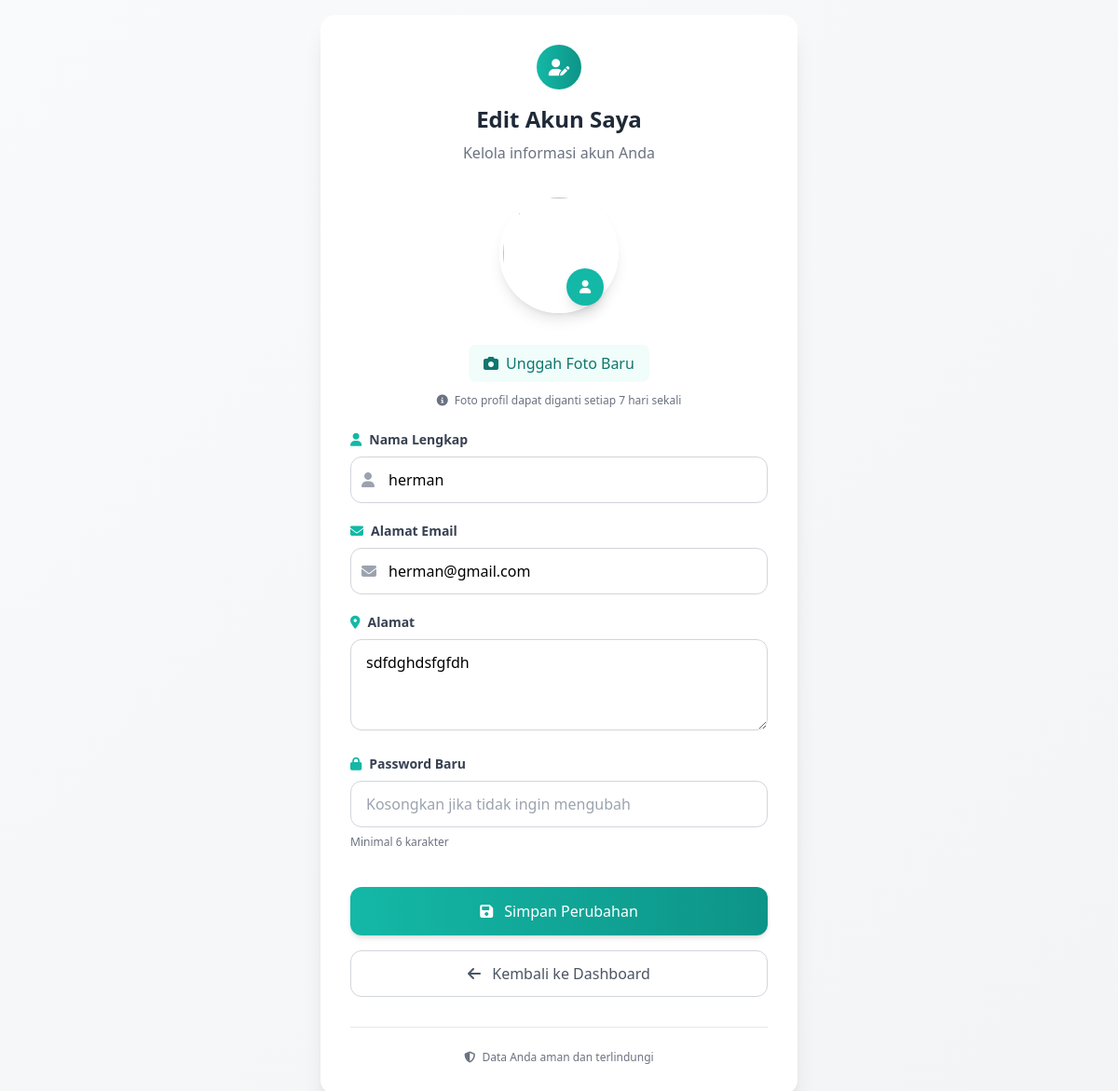
The app's page /superadmin/edit_akun.php?id=7 (signed in) with its own data.
### tables this page shows
CREATE TABLE `users` (
  `id_user` int(11) NOT NULL,
  `nik` char(16) NOT NULL,
  `nama` varchar(100) NOT NULL,
  `email` varchar(100) DEFAULT NULL,
  `image` varchar(255) NOT NULL,
  `password` varchar(255) NOT NULL,
  `role` enum('super_admin','penjual','pembeli') NOT NULL,
  `status` enum('online','offline','nonaktif') DEFAULT 'offline',
  `last_activity` datetime DEFAULT NULL,
  `created_at` timestamp NOT NULL DEFAULT current_timestamp(),
  `updated_at` timestamp NOT NULL DEFAULT current_timestamp() ON UPDATE current_timestamp(),
  `alamat` varchar(255) NOT NULL,
  `last_photo_update` datetime DEFAULT NULL,
  `reset_token` varchar(255) DEFAULT NULL,
  `reset_expired` datetime DEFAULT NULL,
  `norek` varchar(50) DEFAULT NULL,
  `nama_bank` varchar(50) DEFAULT NULL,
  `qris` varchar(255) DEFAULT NULL
);

### superadmin/edit_akun.php (the view, shortened to what this page needs)
<?php
require '../auth/connection.php';
if ($_SESSION['role'] === 'super_admin') {
    $id_user = $_GET['id'] ?? null;
} else {
    $id_user = $_SESSION['id_user'];
}
if ($_SESSION['role'] === 'super_admin') {
    $data = mysqli_query($conn, "
        SELECT * FROM users
        WHERE id_user='$id_user'
        AND role='penjual'
    ");
} else {
    $data = mysqli_query($conn, "
        SELECT * FROM users
        WHERE id_user='$id_user'
    ");
}
$user = mysqli_fetch_assoc($data);
$bolehGantiImage = true;
?>
<!DOCTYPE html>
<html lang="id">
<head>
    <script src="https://cdn.tailwindcss.com"></script>
    <link rel="stylesheet" href="https://cdnjs.cloudflare.com/ajax/libs/font-awesome/6.4.0/css/all.min.css">
</head>
<body class="bg-gradient-to-br from-gray-50 to-gray-100 min-h-screen flex items-center justify-center p-4">
<div class="bg-white p-8 rounded-2xl shadow-xl w-full max-w-lg animate-fade-in">
    <div class="text-center mb-8">
        <div class="inline-flex items-center justify-center w-12 h-12 rounded-full bg-gradient-to-r from-primary-500 to-primary-600 text-white mb-4">
            <i class="fas fa-user-edit text-lg"></i>
        </div>
        <h2 class="text-2xl font-bold text-gray-800">Edit Akun Saya</h2>
        <p class="text-gray-500 mt-2">Kelola informasi akun Anda</p>
    </div>
    <form method="POST" enctype="multipart/form-data" class="space-y-6">
        <div class="text-center space-y-4">
            <div class="relative inline-block">
                <div class="relative">
                    <img src="<?= $user['image'] ?: '../assets/default_user.png' ?>"
                         class="w-32 h-32 rounded-full mx-auto object-cover border-4 border-white shadow-lg">
                    <div class="absolute bottom-2 right-4 w-10 h-10 rounded-full bg-primary-500 flex items-center justify-center text-white shadow-lg">
                        <i class="fas fa-user text-sm"></i>
                    </div>
                </div>
            </div>
            <div class="pt-2">
                <?php if ($bolehGantiImage): ?>
                    <label class="cursor-pointer inline-flex items-center px-4 py-2 bg-primary-50 hover:bg-primary-100 text-primary-700 rounded-lg transition duration-200">
                        <i class="fas fa-camera mr-2"></i>
                        <span>Unggah Foto Baru</span>
                    </label>
                    <p class="text-xs text-gray-500 mt-3">
                        <i class="fas fa-info-circle mr-1"></i>
                        Foto profil dapat diganti setiap 7 hari sekali
                    </p>
                <?php endif; ?>
            </div>
        </div>
        <div class="space-y-5">
            <div class="space-y-2">
                <label class="text-sm font-semibold text-gray-700 flex items-center">
                    <i class="fas fa-user text-primary-500 mr-2 text-sm"></i>
                    Nama Lengkap
                </label>
                <div class="relative">
                    <div class="absolute inset-y-0 left-0 pl-3 flex items-center pointer-events-none">
                    </div>
                    <input type="text" name="nama" value="<?= htmlspecialchars($user['nama']) ?>"
                           class="w-full pl-10 pr-4 py-3 border border-gray-300 rounded-xl focus:border-primary-500 focus:ring-2 focus:ring-primary-200 transition duration-200"
                           placeholder="Masukkan nama lengkap" required>
                </div>
            </div>
            <div class="space-y-2">
                <label class="text-sm font-semibold text-gray-700 flex items-center">
                    <i class="fas fa-envelope text-primary-500 mr-2 text-sm"></i>
                    Alamat Email
                </label>
                <div class="relative">
                    <div class="absolute inset-y-0 left-0 pl-3 flex items-center pointer-events-none">
                    </div>
                    <input type="email" name="email" value="<?= htmlspecialchars($user['email']) ?>"
                           class="w-full pl-10 pr-4 py-3 border border-gray-300 rounded-xl focus:border-primary-500 focus:ring-2 focus:ring-primary-200 transition duration-200"
                           placeholder="contoh@email.com" required>
                </div>
            </div>
<div class="space-y-2">
    <label class="text-sm font-semibold text-gray-700 flex items-center">
        <i class="fas fa-map-marker-alt text-primary-500 mr-2 text-sm"></i>
        Alamat
    </label>
    <textarea name="alamat" rows="3"
        class="w-full px-4 py-3 border border-gray-300 rounded-xl focus:border-primary-500 focus:ring-2 focus:ring-primary-200 transition duration-200"
        placeholder="Masukkan alamat lengkap"><?= htmlspecialchars($user['alamat'] ?? '') ?></textarea>
</div>
<div class="space-y-2">
    <label class="text-sm font-semibold text-gray-700 flex items-center">
        <i class="fas fa-lock text-primary-500 mr-2 text-sm"></i>
        Password Baru
    </label>
    <div class="relative">
        <input type="password" name="password"
               class="w-full px-4 py-3 border border-gray-300 rounded-xl focus:border-primary-500 focus:ring-2 focus:ring-primary-200 transition duration-200"
               placeholder="Kosongkan jika tidak ingin mengubah">
    </div>
    <p class="text-xs text-gray-500">
        Minimal 6 karakter
    </p>
</div>
        </div>
        <div class="pt-4 space-y-4">
            <button type="submit"
                    class="w-full bg-gradient-to-r from-primary-500 to-primary-600 hover:from-primary-600 hover:to-primary-700 text-white font-medium py-3.5 rounded-xl shadow-md hover:shadow-lg transition duration-300 transform hover:-translate-y-0.5">
                <i class="fas fa-save mr-2"></i>
                Simpan Perubahan
            </button>
            <a href="penjual.php"
               class="block text-center text-gray-600 hover:text-gray-800 hover:bg-gray-50 font-medium py-3 rounded-xl border border-gray-300 hover:border-gray-400 transition duration-200">
                <i class="fas fa-arrow-left mr-2"></i>
                Kembali ke Dashboard
            </a>
        </div>
    </form>
    <div class="mt-8 pt-6 border-t border-gray-200 text-center">
        <p class="text-xs text-gray-500">
            <i class="fas fa-shield-alt mr-1"></i>
            Data Anda aman dan terlindungi
        </p>
    </div>
</div>
</body>
</html>

### records on screen
users: nama "herman", email "herman@gmail.com", alamat "sdfdghdsfgfdh"
